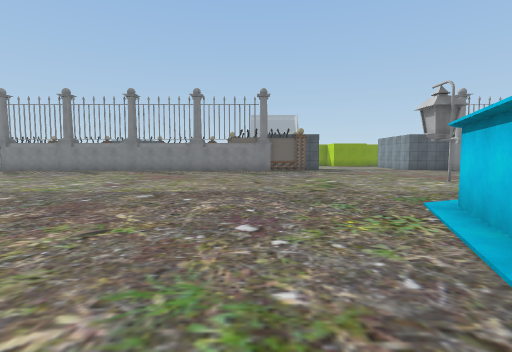
[1] (above)

24 first-person views from a walk through a scene from a Unity 3-D project. The camera is 1.5 m above the floor, tilts 4° down and sees 85° across. The floor is counted in squares, 2 m on a side. Each view is taken from the middle of a square. On the plan, view 1 faces up. The plan holds only what a view shows up to about 10 squares ahead; the rest is blank. The place goes on beyond the plan. Some surface patterns are stand-ins.

[2]
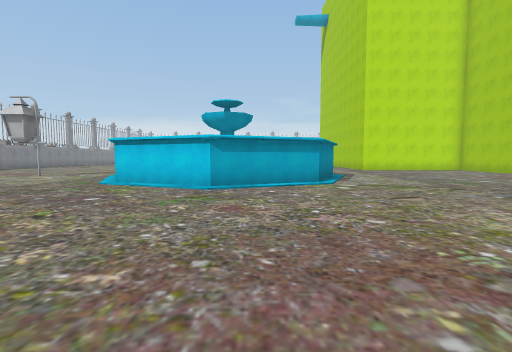

[3]
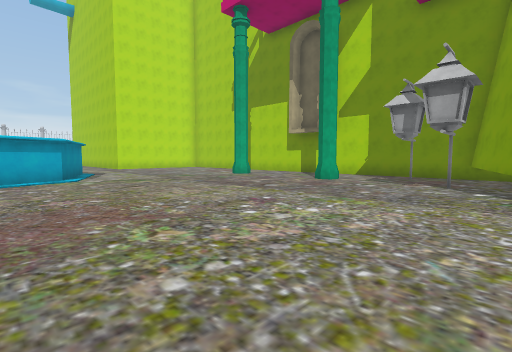

[4]
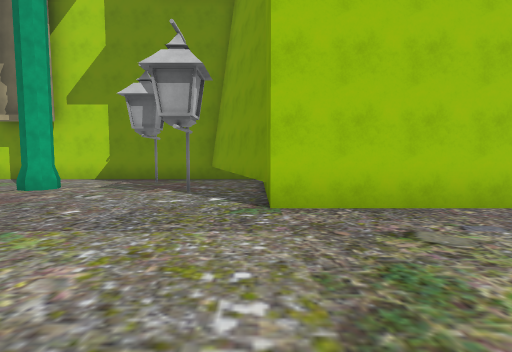

[5]
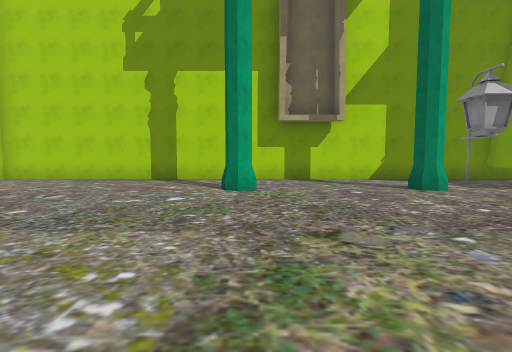

[6]
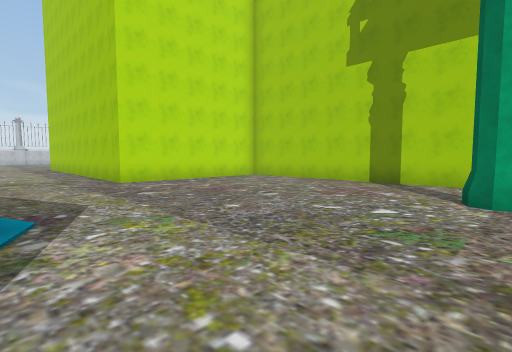

[7]
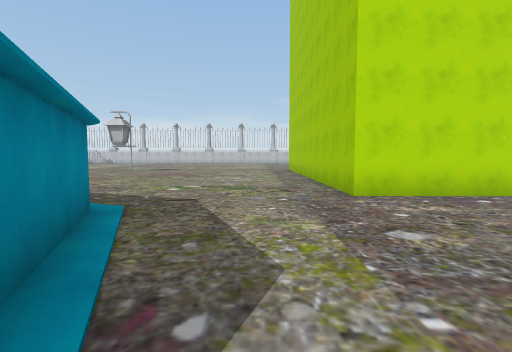

[8]
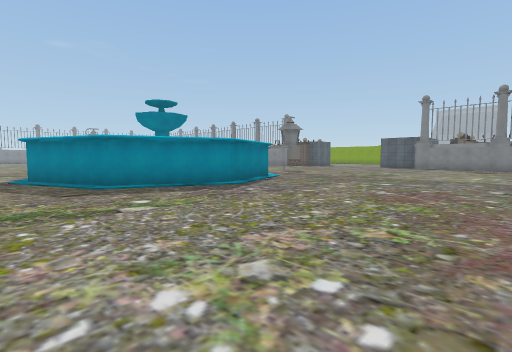

[9]
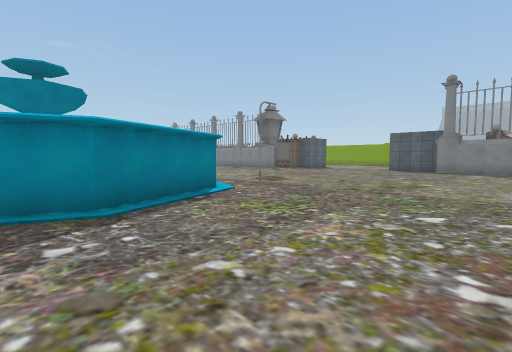

[10]
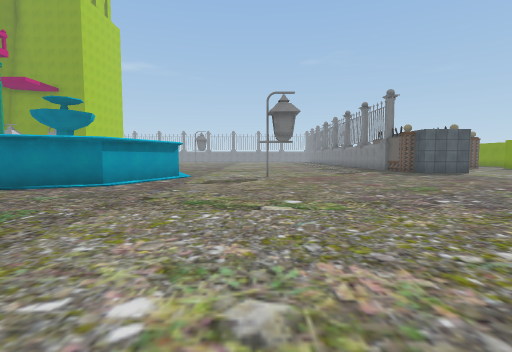

[11]
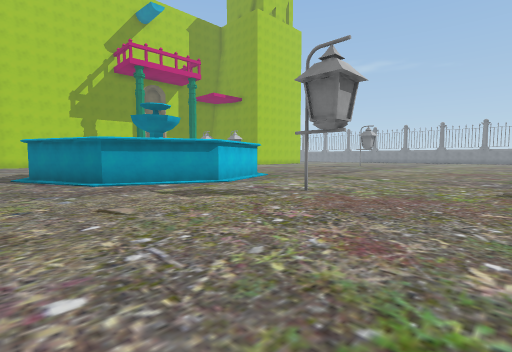

[12]
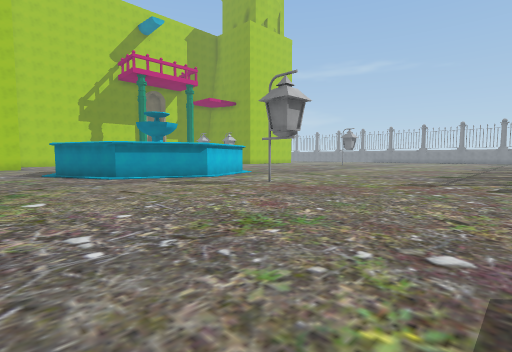

[13]
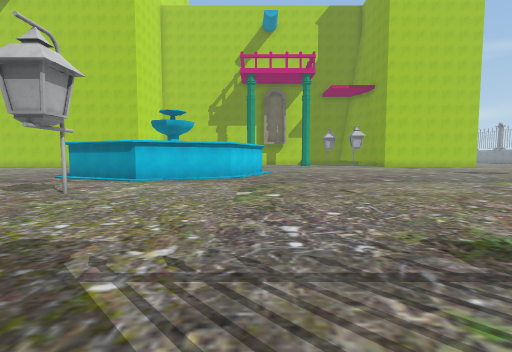

[14]
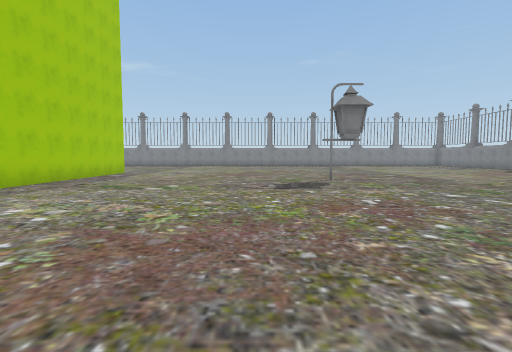

[15]
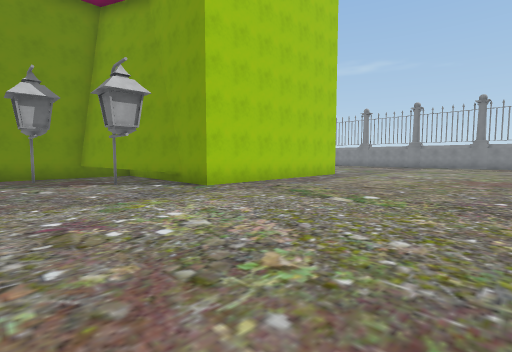

[16]
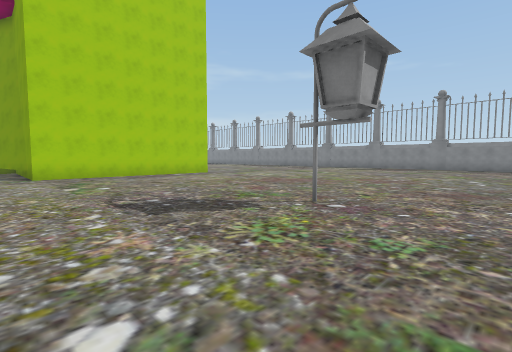

[17]
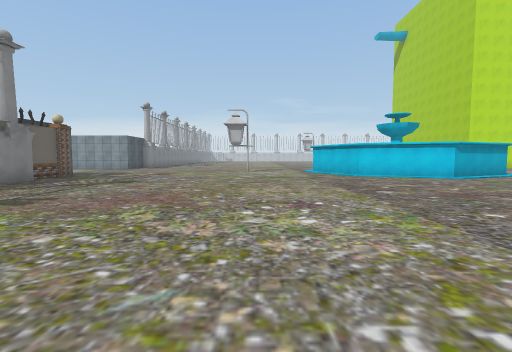

[18]
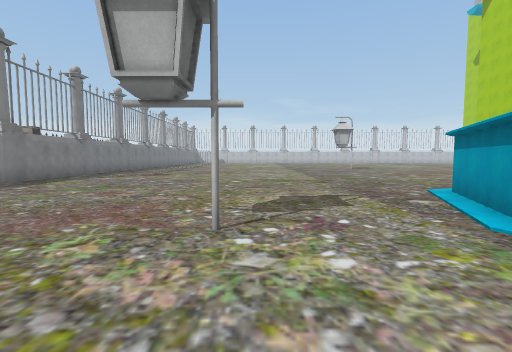

[19]
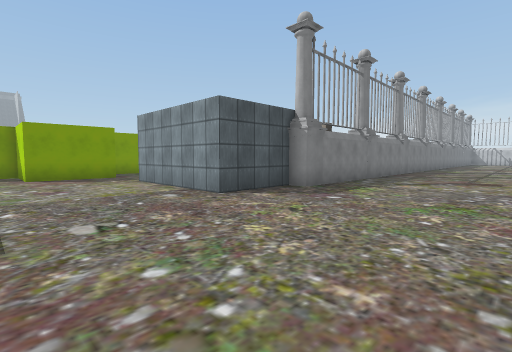

[20]
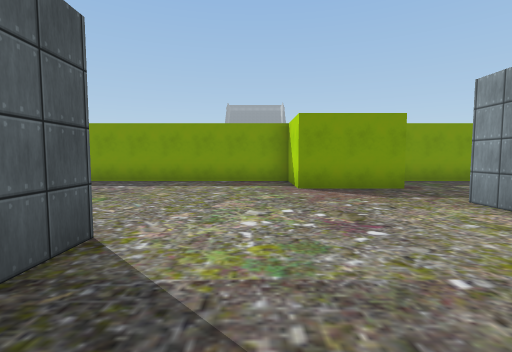

[21]
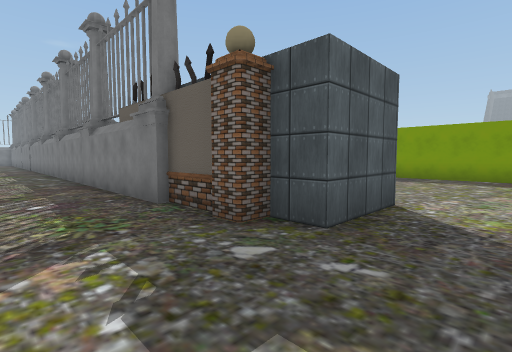

[22]
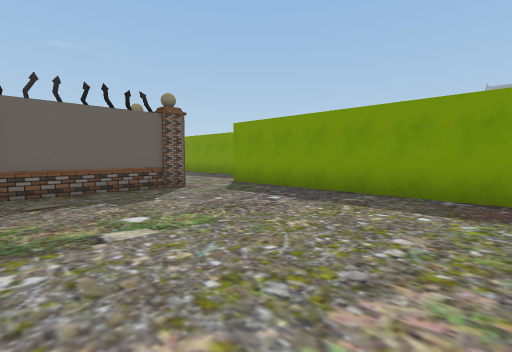

[23]
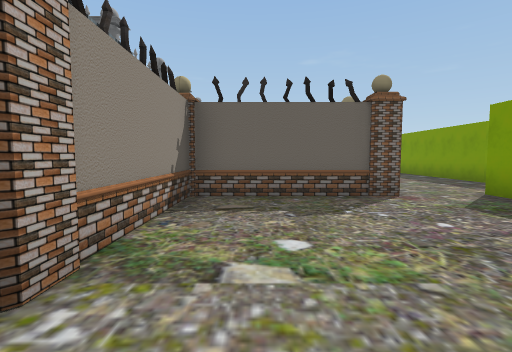

[24]
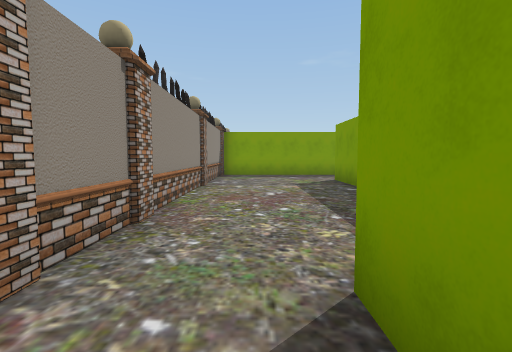

### Floor plan
Points are (right, up) in squares from view 1. A wall is a line through its corners. A room is listed if a view was taken in it or the views show most of it. See-through windows are left out.
Room 1 (views 1, 2, 3, 4, 5, 6, 7, 8, 9, 10, 11, 12, 13, 14, 15, 16, 17, 18, 19, 20, 21, 22, 23, 24)
walls: (5.1, -2.7) (2.9, -1.8) (1.7, 1.1) (2.9, 4) (5.8, 5.2) (8.7, 4) (9.9, 1.1) (8.7, -1.8) (5.7, -3); (0.9, 15) (-7.1, 15); (1.6, 15.2) (0.8, 15.2); (3.5, 17.6) (3.5, 15.5) (2.6, 15.5); (10.2, -6) (15, -6); (-1.2, 20.5) (-1.2, 17.8) (1.6, 17.8); (10.3, -9) (10.3, -5.7); (15.2, 15) (10.8, 15) (10.8, 15.5) (8.5, 15.5) (8.5, 19.6); (-11.3, -6) (-7.2, -6) (-7.2, -7.3) (-5.6, -11.2); (7.5, 21.5) (6, 21.5) (6, 23.5) (-1.6, 23.5); (-6.6, -11.2) (10.4, -11.2)
low walls: (-7.2, -7.5) (-7.2, -9.9)
ways out: opening at (-2, 23); opening at (8.5, 20.5)
objects: pillar (-1, 21) to (-1, 22); pillar (2, 15); pillar (2, 18)

Positions as (right, up) in squares from view 1, and headings:
1: (0, 0), facing up
2: (-5, 0), facing right
3: (-7, 0), facing down-right
4: (-7, -2), facing down
5: (2, -2), facing down
6: (2, -3), facing down-right
7: (5, -4), facing right
8: (16, -4), facing up-left
9: (14, 0), facing up-left
10: (16, 8), facing left
11: (11, 12), facing down-left
12: (12, 14), facing down-left
13: (2, 14), facing down
14: (-1, 0), facing left
15: (-3, 0), facing down-left
16: (-6, 5), facing down-left
17: (-8, 8), facing right
18: (3, 8), facing right
19: (5, 11), facing up-right
20: (5, 15), facing up
21: (5, 13), facing up-left
22: (5, 18), facing up-left
23: (4, 19), facing left
24: (0, 23), facing left
